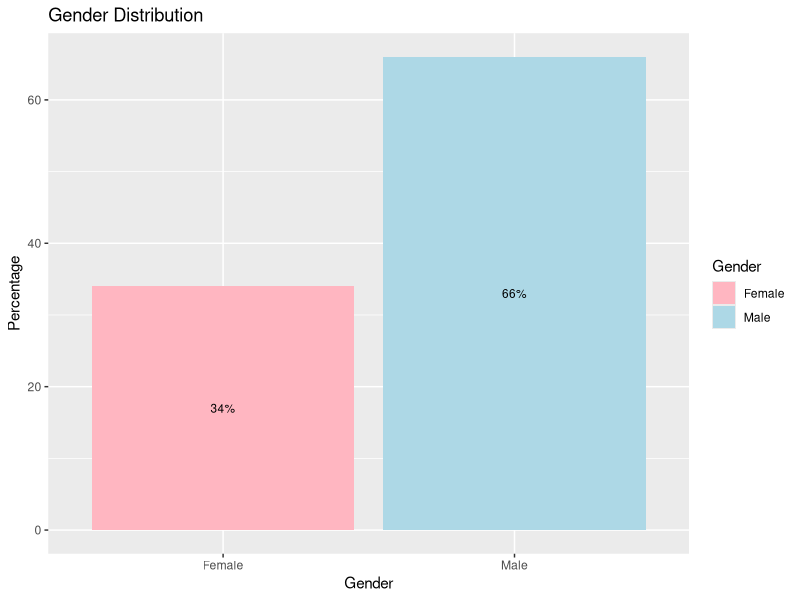
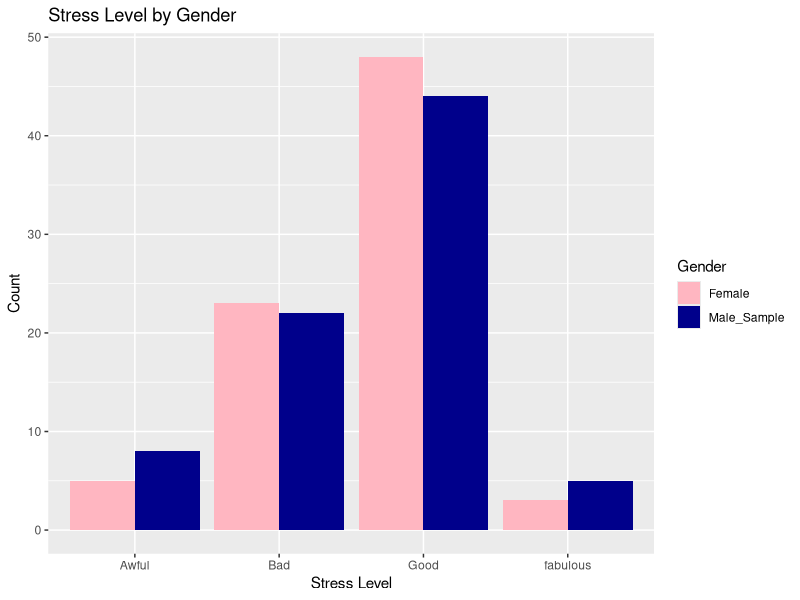
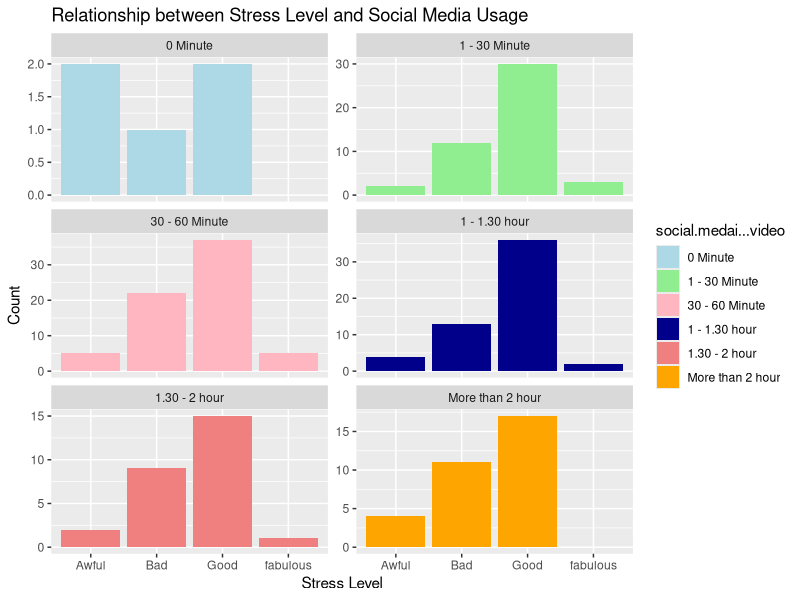
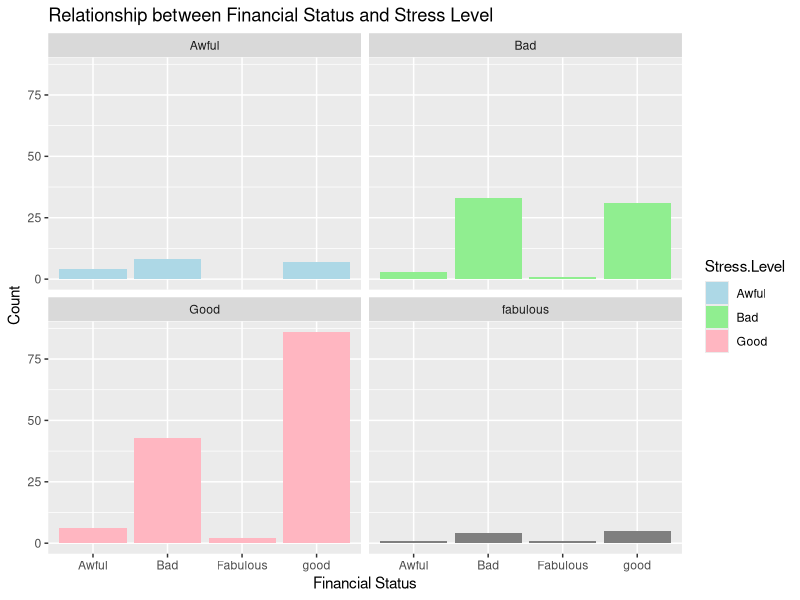
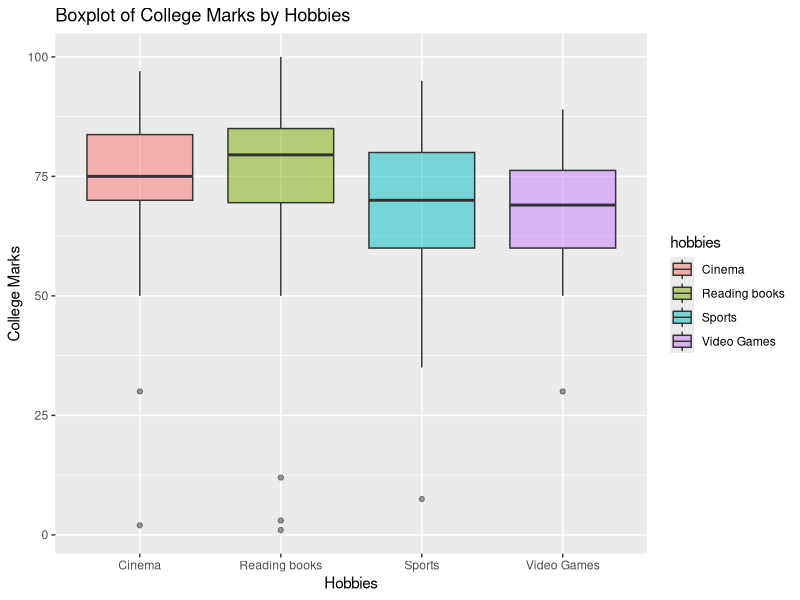
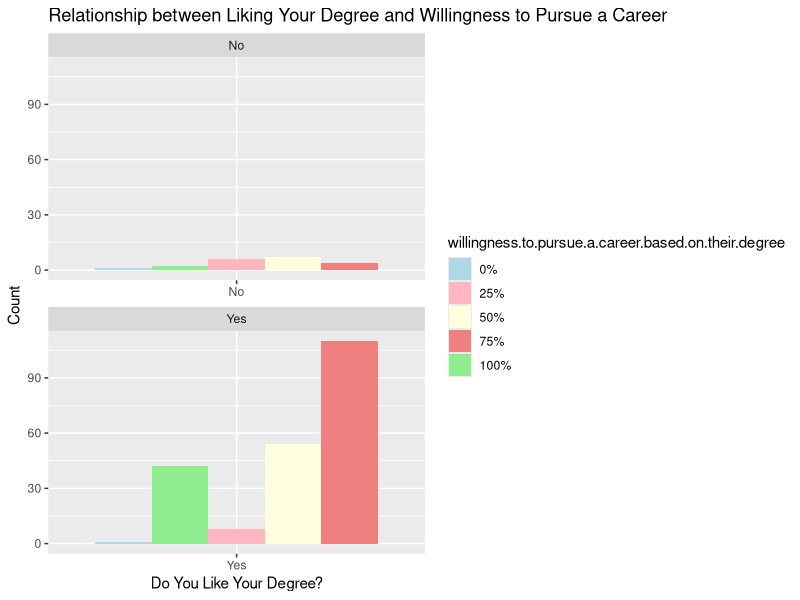
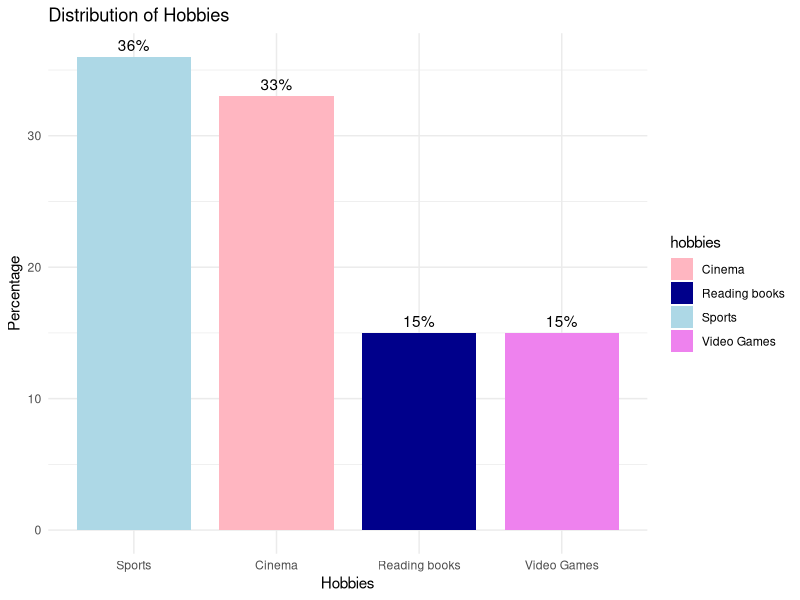
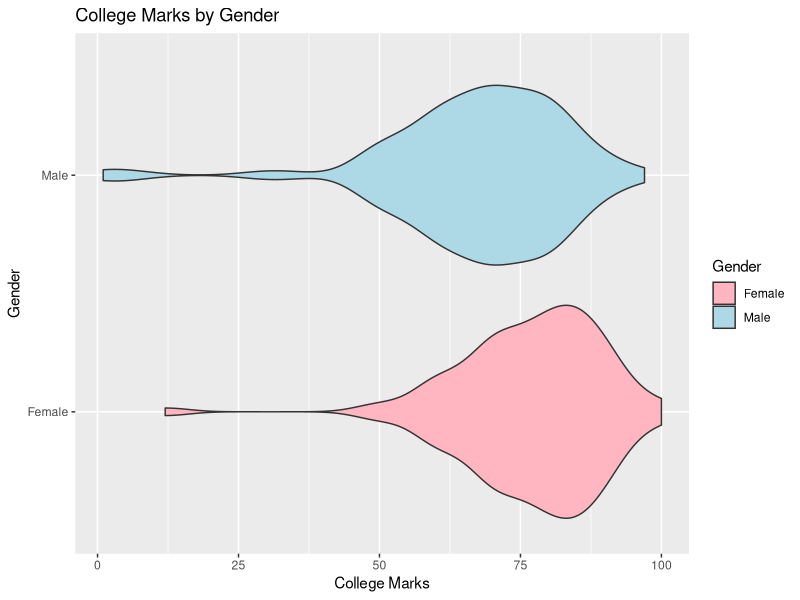

Write R code to recreate these figures, in order.
## ---- chunk 1
knitr::opts_chunk$set(echo = FALSE)

## ---- chunk 2
library(tidyverse) #aids in cleaning and presenting data
library(dplyr) #data manipulation
library(ggplot2) #data visualization

## ---- chunk 3
data <- read.csv("Student_Behaviour.csv")
glimpse(data)
## ---- chunk 4

data %>% count(Gender)

percentage_data <- data %>% count(Gender) %>% mutate(percentage = round(n/sum(n)*100))

ggplot(percentage_data, aes(x = Gender, y = percentage, fill = Gender)) + geom_bar(stat = "identity") + geom_text(aes(label = paste0(percentage, "%")), 
            position = position_stack(vjust = 0.5), 
            size = 3, 
            color = "black") +
  labs(title = "Gender Distribution",
       x = "Gender",
       y = "Percentage") +
  scale_fill_manual(values = c("Male" = "lightblue", "Female" = "lightpink"))


## ---- chunk 5
set.seed(79)
sample_size <- 79

male_sample <- data %>%
  filter(Gender == "Male") %>%
  sample_n(size = sample_size, replace = FALSE) %>%
  select(Gender, Stress.Level)
male_sample

## ---- chunk 6

combined_data <- bind_rows(data %>% filter(Gender == "Female"), male_sample %>% mutate(Gender = "Male_Sample"))
stress_levels_order <- c("Awful", "Bad", "Good", "fabulous")
combined_data$Stress.Level <- factor(combined_data$Stress.Level, levels = stress_levels_order)
combined_data %>%
  mutate(Gender = as.factor(Gender)) %>%
  ggplot(mapping = aes(x = Stress.Level, fill = Gender)) +
  geom_bar(position = "dodge", stat = "count") +
  scale_fill_manual(values = c("Female" = "lightpink", "Male_Sample" = "darkblue")) +
  labs(title = "Stress Level by Gender",
       x = "Stress Level",
       y = "Count")


## ---- chunk 7
social_media_order <- c("0 Minute", "1 - 30 Minute","30 - 60 Minute", "1 - 1.30 hour", "1.30 - 2 hour", "More than 2 hour")
stress_levels_order <- c("Awful", "Bad", "Good", "fabulous")

data$Stress.Level <- factor(data$Stress.Level, levels = stress_levels_order)
data$social.medai...video <- factor(data$social.medai...video, levels = social_media_order)

ggplot(data, aes(x = Stress.Level, fill = social.medai...video)) +
  geom_bar(position = "dodge", stat = "count") +
  labs(title = "Relationship between Stress Level and Social Media Usage",
       x = "Stress Level",
       y = "Count") +
  scale_fill_manual(values = c("0 Minute" = "lightblue", 
                               "1 - 30 Minute" = "lightgreen", 
                               "30 - 60 Minute" = "lightpink", 
                               "1 - 1.30 hour" = "darkblue", 
                               "1.30 - 2 hour" = "lightcoral", 
                               "More than 2 hour" = "orange")) +
  facet_wrap(~social.medai...video, scales = "free_y", ncol = 2)

## ---- chunk 8
ggplot(data, aes(x = Financial.Status, fill = Stress.Level)) +
  geom_bar(stat = "count") +
  labs(title = "Relationship between Financial Status and Stress Level",
       x = "Financial Status",
       y = "Count") +
  scale_fill_manual(values = c("Awful" = "lightblue", "Bad" = "lightgreen", "Good" = "lightpink", "Fabulous" = "darkblue")) +
  facet_wrap(~Stress.Level)

## ---- chunk 9
ggplot(data, aes(x = hobbies, y = college.mark, fill = hobbies)) +
  geom_boxplot(alpha = 0.5) +  # Use alpha for transparency
  labs(title = "Boxplot of College Marks by Hobbies",
       x = "Hobbies",
       y = "College Marks")
## ---- chunk 10

ggplot(data, aes(x = Do.you.like.your.degree., fill = willingness.to.pursue.a.career.based.on.their.degree)) +
  geom_bar(position = "dodge", stat = "count") +
  labs(title = "Relationship between Liking Your Degree and Willingness to Pursue a Career",
       x = "Do You Like Your Degree?",
       y = "Count") +
  scale_fill_manual(values = c("0%" = "lightblue", "100%" = "lightgreen", "25%" = "lightpink", "50%" = "lightyellow", "75%" = "lightcoral"), breaks = c("0%", "25%", "50%", "75%", "100%")) +
  facet_wrap(~Do.you.like.your.degree., scales = "free_x", ncol = 1)

## ---- chunk 11
percentage_data <- data %>% count(hobbies) %>% mutate(percentage = round(n/sum(n)*100))

ggplot(percentage_data, aes(x = reorder(hobbies, -percentage), y = percentage, fill = hobbies)) +
  geom_bar(stat = "identity", width = 0.8) +
  geom_text(aes(label = paste0(percentage, "%")), vjust = -0.5) +
  theme_minimal() +
  labs(title = "Distribution of Hobbies",
       x = "Hobbies",
       y = "Percentage") +
  scale_fill_manual(values = c("lightpink", "darkblue", "lightblue", "violet"))
## ---- chunk 12
ggplot(data, aes(x = Gender, y = college.mark, fill = Gender)) + geom_violin() + labs(title = "College Marks by Gender",
       x = "Gender",
       y = "College Marks") +
  scale_fill_manual(values = c("Male" = "lightblue", "Female" = "lightpink")) + coord_flip()

## ---- chunk 13

ggplot(data, aes(x =part.time.job , fill = part.time.job)) +
  geom_bar(position = "dodge", stat = "count") +
  labs(title = "Relationship between Financial Status and Part-Time Job",
       x = "Part-Time Job",
       y = "Count") +
  scale_fill_manual(values = c("Yes" = "lightblue", "No" = "lightcoral")) +
  coord_flip() +
  facet_wrap(~Financial.Status)

